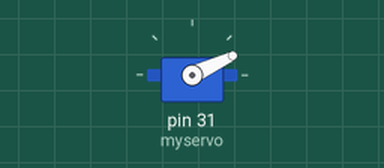
Recording of a sketch running on a simulated Arduino Mega 2560, built with avr-gcc and run on an emulated ATmega2560. On the bench: servo.

Above: at 0.05 s.
At 14.8 s:
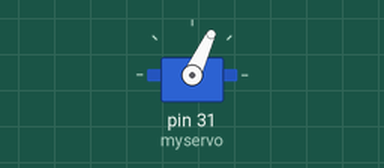
At 29.8 s:
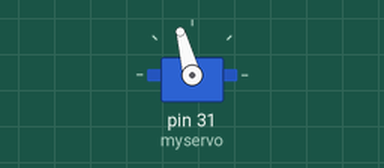
At 59.8 s:
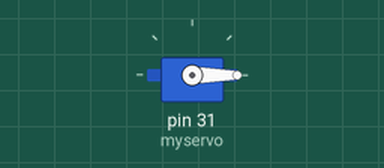
Timing chart, 0 to 78.0 s (numbered marks = the images above):
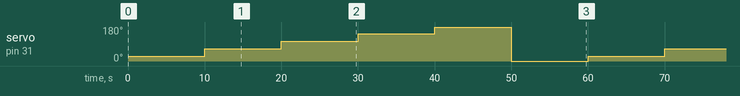

The sketch:

servo_test.ino
```cpp
#include <Servo.h>

Servo myservo;

const int angles[] = {0, 25, 65, 105, 145, 180};
int angleIdx = 0;

void setup() {
  myservo.attach(31);
  myservo.write(angles[angleIdx]);
  angleIdx += 1;
}

void loop() {
  Drop_Seed();
  delay(10000);
}

void Drop_Seed() {
  myservo.write(angles[angleIdx]);
  angleIdx = (angleIdx + 1) % 6;
}
```

Measured:
- by itself, servo on pin 31 (myservo): ramps from 0° to 180° and jumps back, once every 60.0 s
